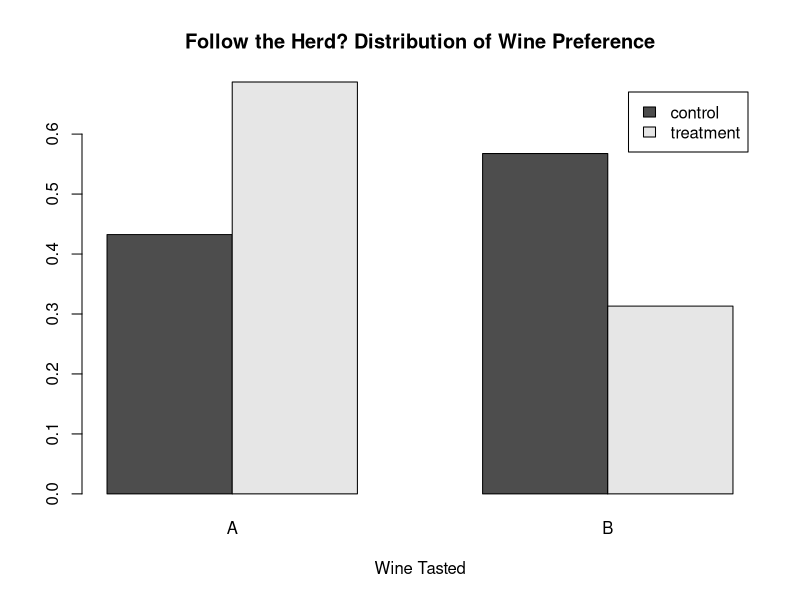
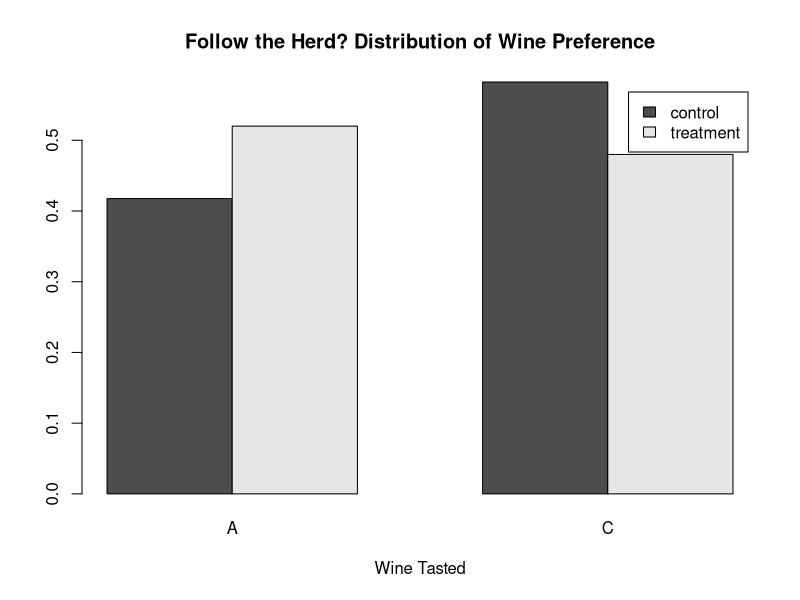
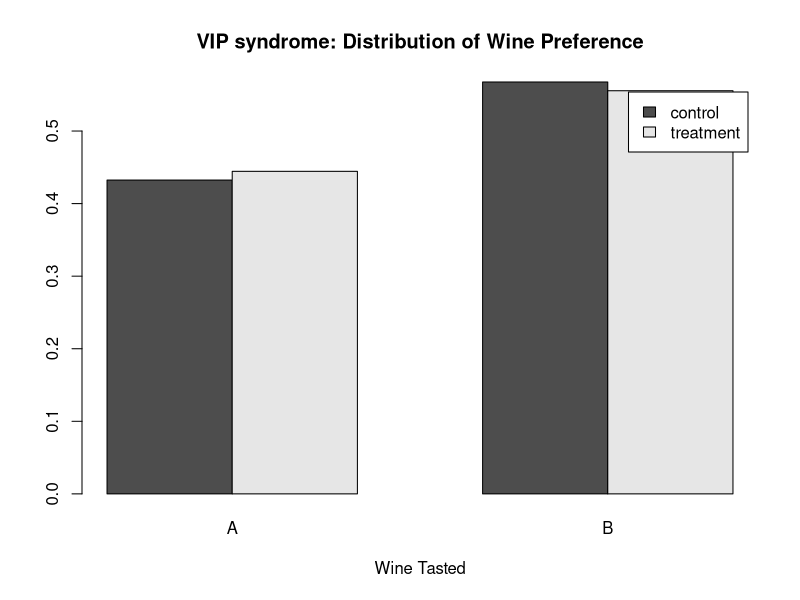
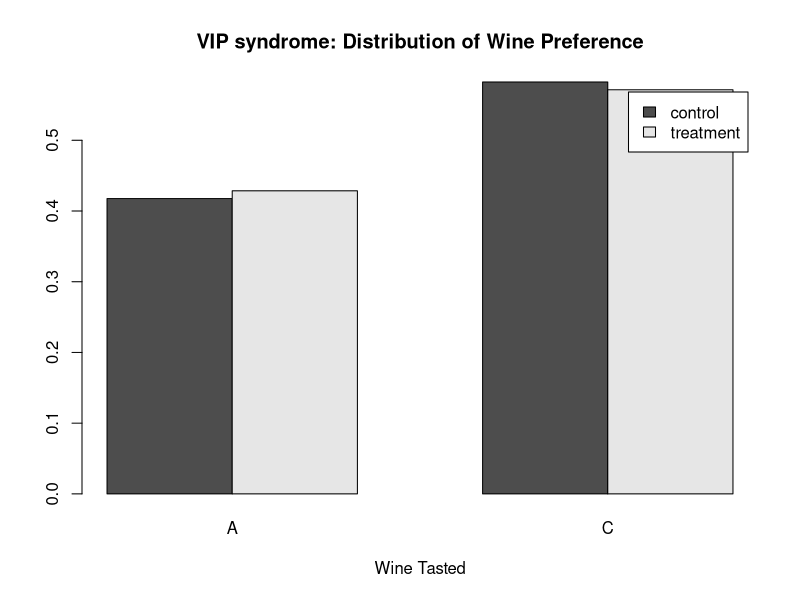
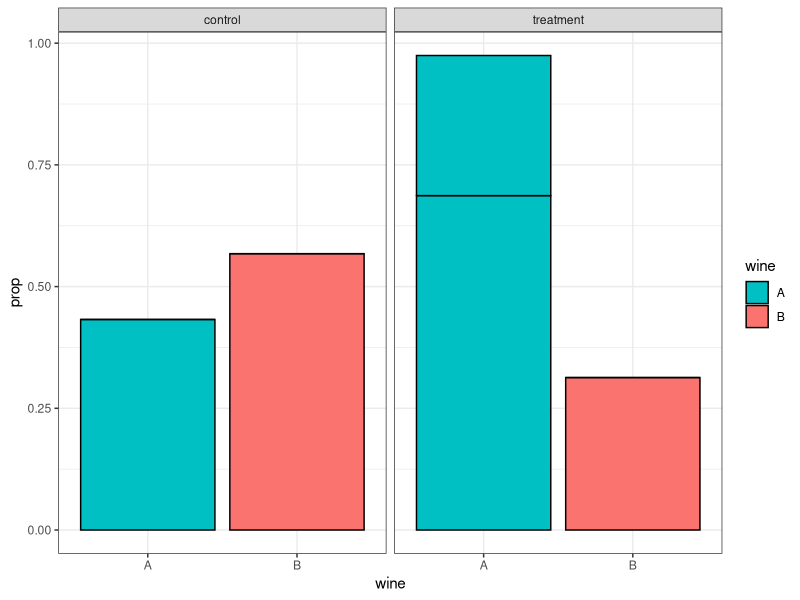
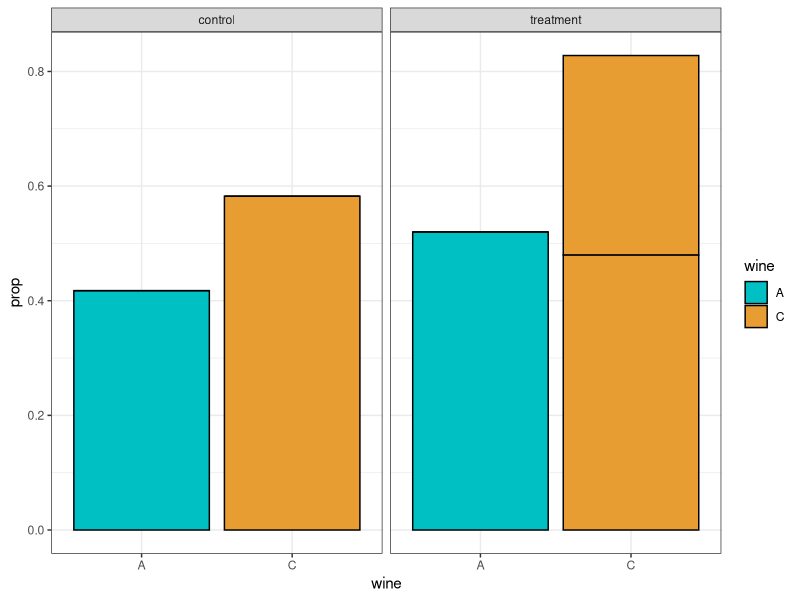
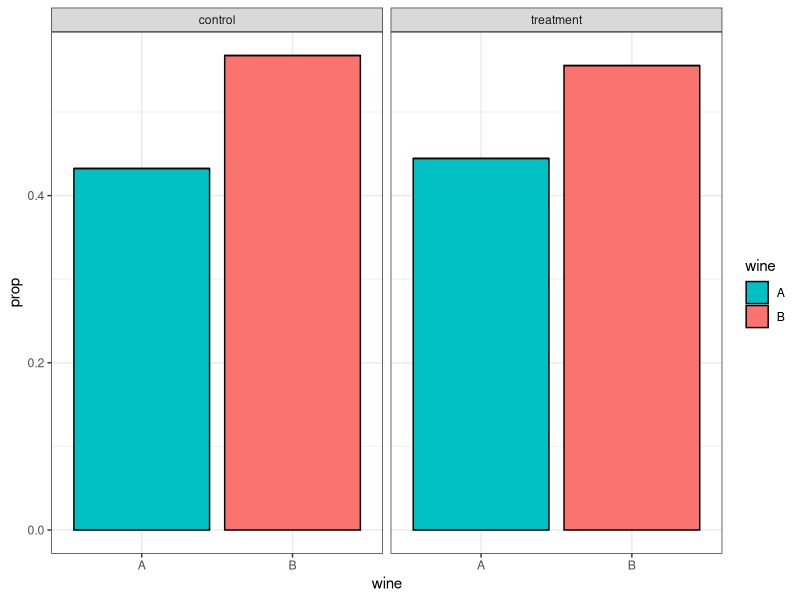
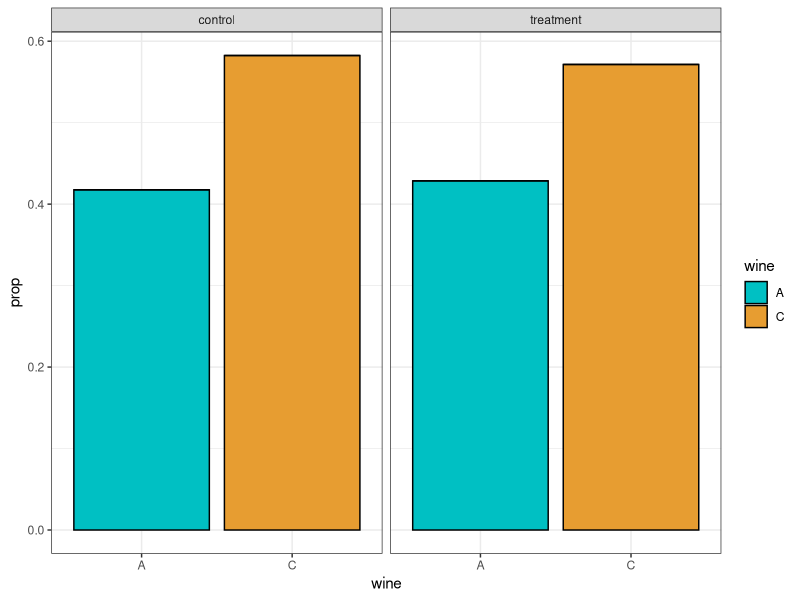

Write the R code that produced these figures, in order.
library("ggplot2")

experiment.one <- read.table("samples/survey_1_2.csv", header = TRUE, sep=",")

# Tables for the follow the herd experiment
AB.herd <- matrix(c(
                    # control A       , treatment A added
                    experiment.one[c(1,3),3] - experiment.one[c(1,3), 6],
                    # control B       , treatment B
                    experiment.one[c(1,3),4]
                    ), nr=2, dimnames=list(c("control", "treatment"), c("A", "B")))

AC.herd <- matrix(c(
                    # control A        , treatment A
                    experiment.one[2,3], experiment.one[4,4],
                    # control C        , treatment C added
                    experiment.one[2,4], experiment.one[4,3] - experiment.one[4,6]
                    ), nr=2, dimnames=list(c("control", "treatment"), c("A", "C")))

# Tables for the follow the vip special access experiment
AB.special <- matrix(c(
                       # control A        , treatment A
                       experiment.one[1,3], experiment.one[5,3],
                       # control B , treatment B special
                       experiment.one[1,4], experiment.one[5,4]
                       ), nr=2, dimnames=list(c("control", "treatment"), c("A", "B")))

AC.special <- matrix(c(
                       # control A        , treatment A
                       experiment.one[2,3], experiment.one[6,3],
                       # control C        , treatment C special
                       experiment.one[2,4], experiment.one[6,4]
                       ), nr=2, dimnames=list(c("control", "treatment"), c("A", "C")))

# Running Analysis on the experiment 1 and 2 results
#   the fisher test produces a more accurate value for p than the chisq.test
#   feel free to change this to chisq.test though
AB.herd.result <- fisher.test(AB.herd)
AC.herd.result <- fisher.test(AC.herd)
AB.special.result <- fisher.test(AB.special)
AC.special.result <- fisher.test(AC.special)

# if p.value < some alpha, then there is a significant association between
#   seeing more votes for one wine and wine preference
#   => to some extent people follow the herd when making judgments of taste
alpha <- 0.05
if(AB.herd.result$p.value < alpha){ "some herdiness" }else{ "unlikely to have herdiness"}
if(AC.herd.result$p.value < alpha){ "some herdiness" }else{ "unlikely to have herdiness"}

#   having a vip special access deal and wine preference
#   => to some extent people are affected by the allusion of special treatment
if(AB.special.result$p.value < alpha){ "vip matters" }else{ "unlikely that vip matters"}
if(AC.special.result$p.value < alpha){ "vip matters" }else{ "unlikely that vip matters"}

dist.AB.herd <- AB.herd / apply(AB.herd, 1, sum)
dist.AC.herd <- AC.herd / apply(AC.herd, 1, sum)
dist.AB.special <- AB.special / apply(AB.special, 1, sum)
dist.AC.special <- AC.special / apply(AC.special, 1, sum)

# still unsure how to show the proportion on this
added.to.A.treatment <- experiment.one[3,6] / sum(experiment.one[3,3:5])
added.to.C.treatment <- experiment.one[4,6] / sum(experiment.one[4,3:5])

# These bar charts don't look very good.
barplot(dist.AB.herd, main="Follow the Herd? Distribution of Wine Preference",
        xlab="Wine Tasted",
        legend = rownames(AB.herd), beside=TRUE)
barplot(dist.AC.herd, main="Follow the Herd? Distribution of Wine Preference",
        xlab="Wine Tasted",
        legend = rownames(AC.herd), beside=TRUE)
barplot(dist.AB.special, main="VIP syndrome: Distribution of Wine Preference",
        xlab="Wine Tasted",
        legend = rownames(AB.special), beside=TRUE)
barplot(dist.AC.special, main="VIP syndrome: Distribution of Wine Preference",
        xlab="Wine Tasted",
        legend = rownames(AC.special), beside=TRUE)

# ggplot bar charts (need to add titles and other things legend markers)
nice.plot <- function(exptable, filename="barplot.pdf", fillvals=c("#00C0c3", "#fa736f"), added_votes=c(0,0,0,0)) {
  df = data.frame(prop=c(exptable[,1],
                    exptable[,2],
                    added_votes),
    group=rownames(exptable),
    wine=rep(rep(colnames(exptable), each=2), 2))

  # do things to change color here or potentially even save to a pdf
  # switch group and wine in this line to change grouping (group by treatment or group by wine)
  ggplot(df, aes(wine, prop, fill=wine, colour=wine)) +
    geom_bar(stat="identity") +
      facet_grid(. ~ group) +
        scale_colour_manual(values=c("#000000","#000000")) +
          scale_fill_manual(values=fillvals) +
            theme_bw()
  ggsave(filename)
}

# pick the wine colors as represented in the bar graph
wine.A <- "#00C0c3"
wine.B <- "#fa736f"
wine.C <- "#e79d31"

                                        #                             votes added to a
                                        #                           0,0.22,0,0.0
nice.plot(dist.AB.herd, "experiment_1_AB.pdf", c(wine.A, wine.B), c(0,added.to.A.treatment,0,0))
                                        #                             votes added to c
                                        #                           0,0.00,0,0.1
nice.plot(dist.AC.herd, "experiment_1_AC.pdf", c(wine.A, wine.C), c(0,0,0,added.to.C.treatment))
nice.plot(dist.AB.special, "experiment_2_AB.pdf", c(wine.A, wine.B), c(0,0,0,0))
nice.plot(dist.AC.special, "experiment_2_AC.pdf", c(wine.A, wine.C), c(0,0,0,0))
